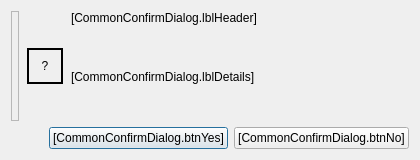
<?xml version="1.0" encoding="UTF-8"?>
<ui version="4.0">
 <class>CommonConfirmDialog</class>
 <widget class="QDialog" name="CommonConfirmDialog">
  <property name="geometry">
   <rect>
    <x>0</x>
    <y>0</y>
    <width>420</width>
    <height>160</height>
   </rect>
  </property>
  <property name="minimumSize">
   <size>
    <width>420</width>
    <height>160</height>
   </size>
  </property>
  <property name="windowTitle">
   <string>&quot;CommonConfirmDialog.windowTitle&quot;</string>
  </property>
  <property name="windowIcon">
   <iconset>
    <normaloff>:/icons/lge_perplexity2_24x24.png</normaloff>:/icons/lge_perplexity2_24x24.png</iconset>
  </property>
  <property name="sizeGripEnabled">
   <bool>false</bool>
  </property>
  <layout class="QVBoxLayout" name="verticalLayout">
   <item>
    <layout class="QHBoxLayout" name="topRow">
     <property name="spacing">
      <number>8</number>
     </property>
     <item>
      <widget class="QFrame" name="frameAccent">
       <property name="minimumSize">
        <size>
         <width>8</width>
         <height>0</height>
        </size>
       </property>
       <property name="maximumSize">
        <size>
         <width>8</width>
         <height>16777215</height>
        </size>
       </property>
       <property name="frameShape">
        <enum>QFrame::Shape::StyledPanel</enum>
       </property>
       <property name="frameShadow">
        <enum>QFrame::Shadow::Raised</enum>
       </property>
      </widget>
     </item>
     <item>
      <widget class="QLabel" name="lblIcon">
       <property name="sizePolicy">
        <sizepolicy hsizetype="Fixed" vsizetype="Fixed">
         <horstretch>0</horstretch>
         <verstretch>0</verstretch>
        </sizepolicy>
       </property>
       <property name="minimumSize">
        <size>
         <width>36</width>
         <height>36</height>
        </size>
       </property>
       <property name="maximumSize">
        <size>
         <width>36</width>
         <height>36</height>
        </size>
       </property>
       <property name="frameShape">
        <enum>QFrame::Shape::WinPanel</enum>
       </property>
       <property name="text">
        <string>?</string>
       </property>
       <property name="scaledContents">
        <bool>true</bool>
       </property>
       <property name="alignment">
        <set>Qt::AlignmentFlag::AlignCenter</set>
       </property>
      </widget>
     </item>
     <item>
      <layout class="QVBoxLayout" name="textCol">
       <item>
        <widget class="QLabel" name="lblHeader">
         <property name="sizePolicy">
          <sizepolicy hsizetype="Preferred" vsizetype="Fixed">
           <horstretch>0</horstretch>
           <verstretch>0</verstretch>
          </sizepolicy>
         </property>
         <property name="text">
          <string>[CommonConfirmDialog.lblHeader]</string>
         </property>
        </widget>
       </item>
       <item>
        <widget class="QLabel" name="lblDetails">
         <property name="text">
          <string>[CommonConfirmDialog.lblDetails]</string>
         </property>
         <property name="wordWrap">
          <bool>true</bool>
         </property>
         <property name="textInteractionFlags">
          <set>Qt::TextInteractionFlag::TextSelectableByMouse</set>
         </property>
        </widget>
       </item>
      </layout>
     </item>
    </layout>
   </item>
   <item>
    <layout class="QHBoxLayout" name="btnRow">
     <item>
      <spacer name="horizontalSpacer">
       <property name="orientation">
        <enum>Qt::Orientation::Horizontal</enum>
       </property>
       <property name="sizeHint" stdset="0">
        <size>
         <width>40</width>
         <height>20</height>
        </size>
       </property>
      </spacer>
     </item>
     <item>
      <widget class="QPushButton" name="btnYes">
       <property name="text">
        <string>[CommonConfirmDialog.btnYes]</string>
       </property>
       <property name="checkable">
        <bool>true</bool>
       </property>
       <property name="checked">
        <bool>false</bool>
       </property>
      </widget>
     </item>
     <item>
      <widget class="QPushButton" name="btnNo">
       <property name="text">
        <string>[CommonConfirmDialog.btnNo]</string>
       </property>
      </widget>
     </item>
    </layout>
   </item>
  </layout>
 </widget>
 <resources/>
 <connections/>
</ui>
